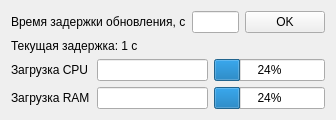
<?xml version="1.0" encoding="UTF-8"?>
<ui version="4.0">
 <class>Form</class>
 <widget class="QWidget" name="Form">
  <property name="geometry">
   <rect>
    <x>0</x>
    <y>0</y>
    <width>336</width>
    <height>110</height>
   </rect>
  </property>
  <property name="maximumSize">
   <size>
    <width>750</width>
    <height>200</height>
   </size>
  </property>
  <property name="windowTitle">
   <string>SystemInfo</string>
  </property>
  <layout class="QHBoxLayout" name="horizontalLayout_4">
   <item>
    <layout class="QVBoxLayout" name="verticalLayout">
     <item>
      <layout class="QHBoxLayout" name="horizontalLayout">
       <item>
        <widget class="QLabel" name="labelDelay">
         <property name="text">
          <string>Время задержки обновления, с</string>
         </property>
        </widget>
       </item>
       <item>
        <widget class="QLineEdit" name="lineEditDelay"/>
       </item>
       <item>
        <widget class="QPushButton" name="pushButtonDelay">
         <property name="text">
          <string>OK</string>
         </property>
        </widget>
       </item>
      </layout>
     </item>
     <item>
      <widget class="QLabel" name="labelCurrentDelay">
       <property name="text">
        <string>Текущая задержка: 1 с</string>
       </property>
      </widget>
     </item>
     <item>
      <layout class="QHBoxLayout" name="horizontalLayout_2">
       <item>
        <widget class="QLabel" name="labelCPU">
         <property name="minimumSize">
          <size>
           <width>80</width>
           <height>0</height>
          </size>
         </property>
         <property name="text">
          <string>Загрузка CPU</string>
         </property>
        </widget>
       </item>
       <item>
        <widget class="QLineEdit" name="lineEditCPU">
         <property name="maximumSize">
          <size>
           <width>150</width>
           <height>16777215</height>
          </size>
         </property>
         <property name="readOnly">
          <bool>true</bool>
         </property>
        </widget>
       </item>
       <item>
        <widget class="QProgressBar" name="progressBarCPU">
         <property name="value">
          <number>24</number>
         </property>
        </widget>
       </item>
      </layout>
     </item>
     <item>
      <layout class="QHBoxLayout" name="horizontalLayout_3">
       <item>
        <widget class="QLabel" name="labelRAM">
         <property name="minimumSize">
          <size>
           <width>80</width>
           <height>0</height>
          </size>
         </property>
         <property name="text">
          <string>Загрузка RAM</string>
         </property>
        </widget>
       </item>
       <item>
        <widget class="QLineEdit" name="lineEditRAM">
         <property name="maximumSize">
          <size>
           <width>150</width>
           <height>16777215</height>
          </size>
         </property>
         <property name="readOnly">
          <bool>true</bool>
         </property>
        </widget>
       </item>
       <item>
        <widget class="QProgressBar" name="progressBarRAM">
         <property name="value">
          <number>24</number>
         </property>
        </widget>
       </item>
      </layout>
     </item>
    </layout>
   </item>
  </layout>
 </widget>
 <resources/>
 <connections/>
</ui>
